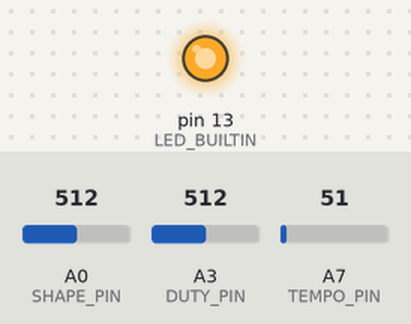
The sketch below on a simulated Arduino Mega 2560, built with avr-gcc and run on an emulated ATmega2560. Shown: output pins drawn as LEDs (lit = HIGH). Inputs (shaded band) come from the test bench; at power-on: A3 (DUTY_PIN) = 512, A7 (TEMPO_PIN) = 51, A0 (SHAPE_PIN) = 512.

Above: at 1.2 s.
1.3 s: A3 (DUTY_PIN) set to 0
At 1.45 s:
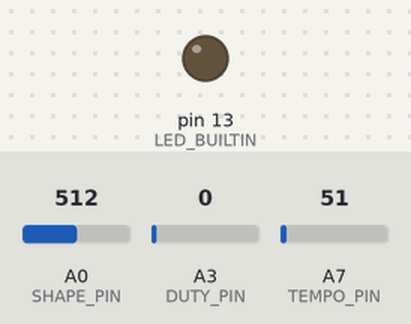
4.3 s: A7 (TEMPO_PIN) set to 30
7.3 s: A0 (SHAPE_PIN) set to 306
8.8 s: A7 (TEMPO_PIN) set to 71
At 10.45 s:
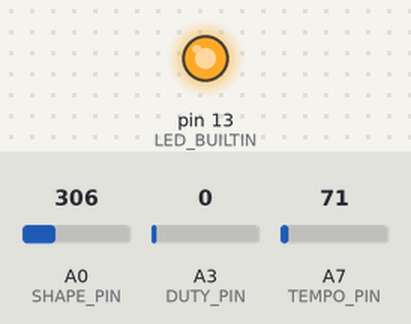
11.8 s: A3 (DUTY_PIN) set to 70
14.8 s: A0 (SHAPE_PIN) set to 122
Timing chart, 0 to 18.8 s (numbered marks = the images above; inputs shaded):
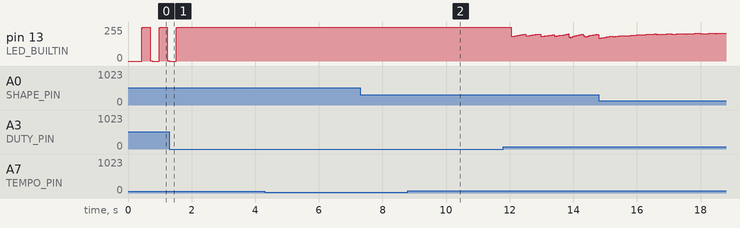

The sketch:

MegaBlinkOptoTremolo.ino
```cpp
/* MEGA-BLINK!
 * A Waveform Generator for a LED based Opto-Trem Guitar Effect
 *
 * Tempo knob is locked to whole number BPMs
 *
 * Shape allows modification of the selected waveform
 *
 * Depth can be controlled by a potentionmeter connected to the LED
 *
 * Wave generator moves between a 'sharp' Wave and
 * one with rounded edges. This is achieved using Proportional
 * Gain control of the sample. The rise and fall of shape has its
 * own time constant. A high frequency tremolo with a high 'Shape'
 * value may end up just sounding like a quiet guitar.
 */
 #define MAX_OUTPUT   255
 #define MAX_INPUT    1023
 #define MICROS       1000000
 #define MILLIS       1000
 #define MIN_BPM      60
 #define MIN_SHAPE    0.1
 #define TEMPO_PIN    A7
 #define SHAPE_PIN    A0
 #define DUTY_PIN     A3
 #include "Wave.h"
 // Timer
 unsigned long avgInterval;
 unsigned long interval;
 unsigned long nextInflection = 0;
 int bpm = 120;
 double shape = 0.0;
 double duty = 1.0;
 bool flip = true;
 int sample = 0;
 unsigned long _now;
 // Serial Timer
 unsigned long serialInterval = 1000000/50;
 unsigned long serialUpdate = 0;
 // Wave Functions
 Wave sqr;
void setup()
{
  pinMode(LED_BUILTIN, OUTPUT);
  readPots();
  interval = duty * avgInterval;
  Serial.begin(9600);
}

void loop()
{
  // write the current wave sample
  sample = sqr.getSample(nextInflection, _now);
  analogWrite(LED_BUILTIN, sample);
  // update the timer
  _now = micros();
  if (nextInflection - _now > interval) {
    // Update user changable values. Changing on inflection sort of debounces
    readPots();
    if (flip) {
      interval = avgInterval * duty;
    } else {
      interval = avgInterval * (1 - duty);
    }
    flip = !flip;
    nextInflection = _now + interval;
    sqr.tick();
  }
  sqr.updateWave(MAX_OUTPUT, shape);
//  write2Serial(sample, _now);    // THIS WILL SLOW IT DOWN A BIT BUT IS USEFUL FOR PLOTTING
}

void write2Serial(double sample, unsigned long _now) {
  if (serialUpdate - _now > serialInterval) {
    serialUpdate = _now + serialInterval;
    String forSerial = String(_now);
    forSerial = forSerial + " " + String(sample);
    Serial.println(forSerial);
  }
}

void readPots() {
  avgInterval = bpm2avgInterval(analogRead(TEMPO_PIN) + MIN_BPM);
  shape = double(analogRead(SHAPE_PIN)) / 1023 + MIN_SHAPE;
  duty = double(analogRead(DUTY_PIN)) / 1023;
}

unsigned long bpm2avgInterval(int bpm)
{
  return (60 * MICROS) / bpm;
}
```

Wave.cpp
```cpp
#include "Wave.h"
#include <math.h>

Wave::Wave()
{
}


int Wave::getSample(unsigned long _nextInflection, unsigned long _now)
{
  double sample = 0.0;
  if (crest) {
    if (lastSample < depth) {
      sample = lastSample + ((depth - lastSample) * shape);
    } else {
      sample = depth;
    }
  } else {
    if (lastSample > 0) {
      sample = lastSample - (shape * lastSample);
    } else {
      sample = 0;
    }
  }
  lastSample = sample;
  return int(floor(sample));
}

void Wave::updateWave(int _depth, double _shape)
{
  depth = _depth;
  shape = _shape / 255;
}

void Wave::tick()
{
  crest = !crest;
}
```

Wave.h
```cpp
#ifndef Wave_h
#define Wave_h

class Wave
{
  public:
    Wave();
    int getSample(unsigned long _nextInflection, unsigned long _now);
    void updateWave(int _depth, double _shape);
    void tick();
  private:
    int depth;
    bool crest = true;
    double lastSample = 0.0;
    double shape = 1;
};
#endif
```

Measured:
- after the input at 1.3 s, pin 13 (LED_BUILTIN): goes on until 1.6 s, then stays 254/255
- after the input at 8.8 s, pin 13 (LED_BUILTIN): goes 252/255 0.07 s, 253/255 0.39 s, 252/255 0.17 s, 253/255 0.29 s, 252/255 0.21 s, 253/255 0.25 s, then 252/255, starting after 1.4 s
